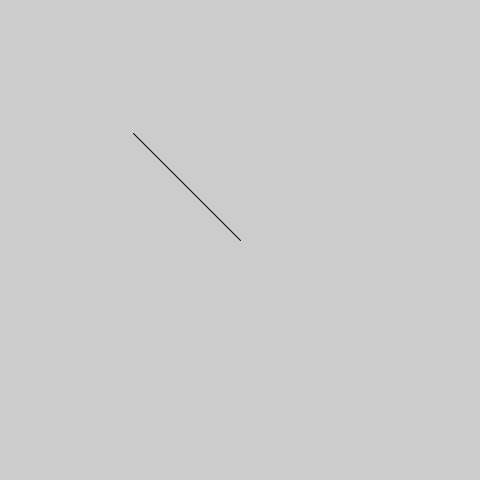
Frame 1 (no input)
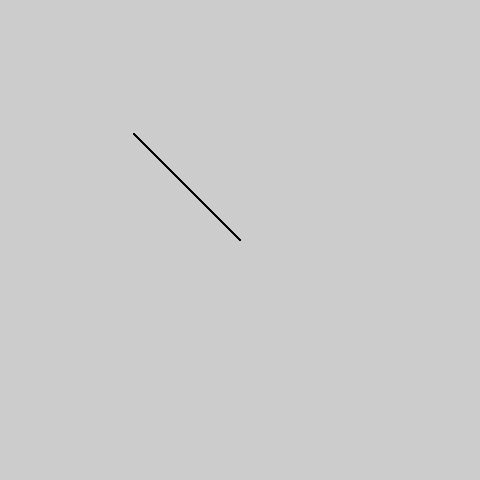
Frame 60 (the mouse pressed at the canvas centre just before this capture)
Frame 120 (the mouse held since frame 60 and released just before this capture): identical to frame 60, image omitted

The Processing sketch that drew these frames (run headless with seeded random() and noise(); from frame 60 on, the mouse is pressed at the canvas centre):

// Processing sketch: vector
// ── vector.pde
class Pvector {

  float x, y;
  Pvector(float x_, float y_) {
    x=x_;
    y=y_;
  };
  void sub(Pvector v ) {
    y=y-v.y;
    x=x-v.x;
  }
  float mag() {
    return sqrt(x*x+y*y);
  }
  void mult(float n) {
    x=x*n;
    y=y*n;
  }
  void div(float n) {
    x=x/n;
    y=y/n;
  }
  void narmalize() {
    float m=mag();
    if (m!=0) {
      div(m);
    }
  }
};


Pvector center;
Pvector mouse;

void setup()
{
  size(480, 480);
};

void draw() {
  //background(255);

  
  center =new Pvector(width/2, height/2);
  mouse =new Pvector(mouseX, mouseY);
  mouse.sub(center);
  mouse.narmalize();
  mouse.mult(150);
  translate(width/2, height/2);
  line(0, 0, mouse.x, mouse.y);
  float m=mouse.mag();
  println(m);
}
